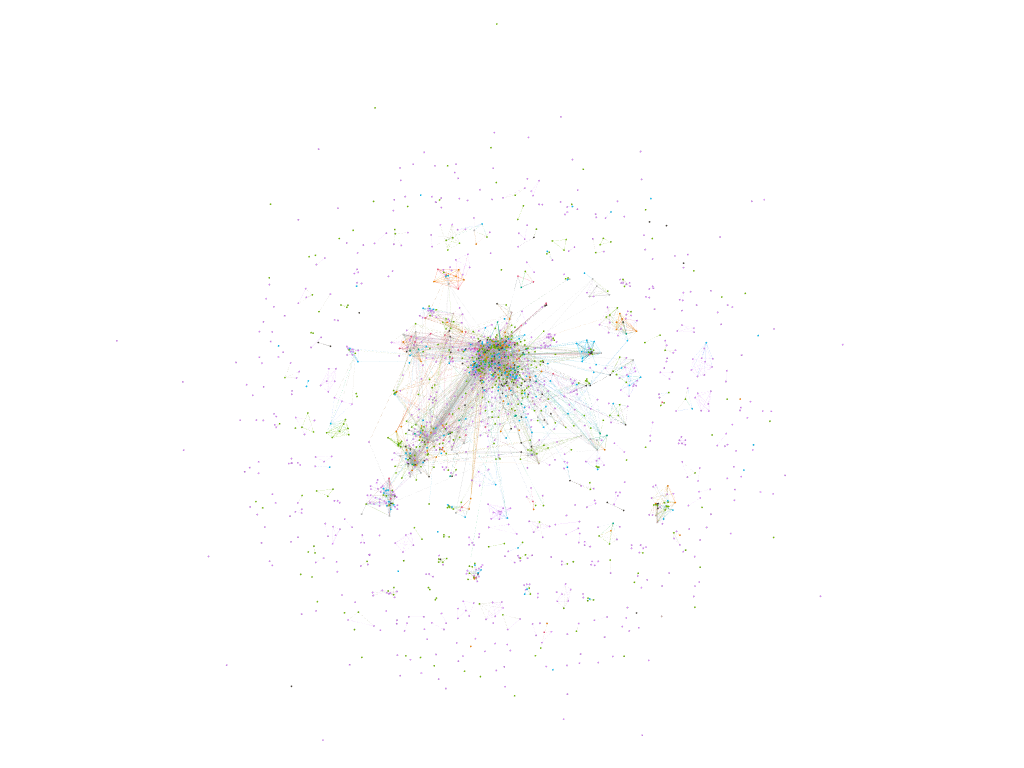
#> input picture IPCNetworkDividedByTimeAndRegion/Images/2013-2015_total.png, 1024 x 768 px; its folder holds only this picture in this run
$ python combinePicture.py   (older library calls are emulated)
#> lines starting #> are read from the running program, lines starting #| are printed output that depends on the picture
from PIL import Image, ImageDraw, ImageFont
import os

# 图片文件夹路径
folder_path = './'
file_path = "./combined_image.png"
# 检查文件是否存在
if os.path.exists(file_path):
    # 删除文件
    os.remove(file_path)
    print(f"文件已被删除。")

# 定义排序顺序
years = ['2013-2015', '2013-2020', '2013-2024']
countries = ['total', '中国', '欧洲专利局','俄罗斯', '美国']

# 读取所有图片文件
files = [f for f in os.listdir(folder_path) if f.endswith('.png')]

# 根据定义的年份和国家顺序进行排序
files.sort(key=lambda x: (years.index(x.split('_')[0]), countries.index(x[:-4].split('_')[1])))

# 假设所有图片大小相同
sample_image = Image.open(os.path.join(folder_path, files[0]))
#> sample_image is the input picture: PIL image 1024x768 RGB; mean R, G, B 253.7, 253.6, 253.6
width, height = sample_image.width, sample_image.height
#> width = 1024; height = 768

# 创建新的画布（背景设为白色），为文本留出额外空间
text_height = 200  # 文本区域的高度
canvas = Image.new('RGB', (5 * width, 3 * (height + text_height)), 'white')
#> canvas: PIL image 5120x2904 RGB; every value is 255

# 选择一个字体和大小
try:
    font = ImageFont.truetype("./times.ttf", 55)
    print("自定义字体加载成功。")
except IOError:
    print("自定义字体加载失败，使用默认字体。")
    font = ImageFont.load_default()  # 默认字体，可能不支持调整大小

# 初始化draw对象
draw = ImageDraw.Draw(canvas)

# 按位置放置每个图片并添加文本
count = 0
# 获取名称
# network_path = '../IPCDividedNetwork'
# file_names = os.listdir(network_path)
# print(file_names)
file_names = ['              2132_6447_0.59_0.60_4.17.gexf', '             1048_1505_0.47_0.85_4.54.gexf', '                333_1089_0.77_0.73_3.28.gexf', '                    289_245_0.41_0.96_2.12.gexf', '                 644_2900_0.81_0.61_3.20.gexf',
              '              5612_29563_0.60_0.43_4.10.gexf', '              3755_11613_0.57_0.69_4.93.gexf', '                 834_3976_0.76_0.58_3.36.gexf', '                   752_885_0.49_0.86_4.45.gexf', '                 1428_10553_0.77_0.37_2.95.gexf',
              '              6563_40362_0.61_0.41_3.93.gexf', '              4465_16207_0.59_0.70_4.64.gexf', '                 1038_5449_0.74_0.48_3.34.gexf', '                   858_1087_0.50_0.85_4.92.gexf', '                 1772v14189_0.75_0.36_2.93.gexf']

for i, file in enumerate(files):
    name = file_names[count][:-5]
    count+=1
    img = Image.open(os.path.join(folder_path, file))
    # 计算放置图片的位置
    x = (i % 5) * width
#> x = 0
    y = (i // 5) * (height + text_height)
#> y = 0
    canvas.paste(img, (x, y))
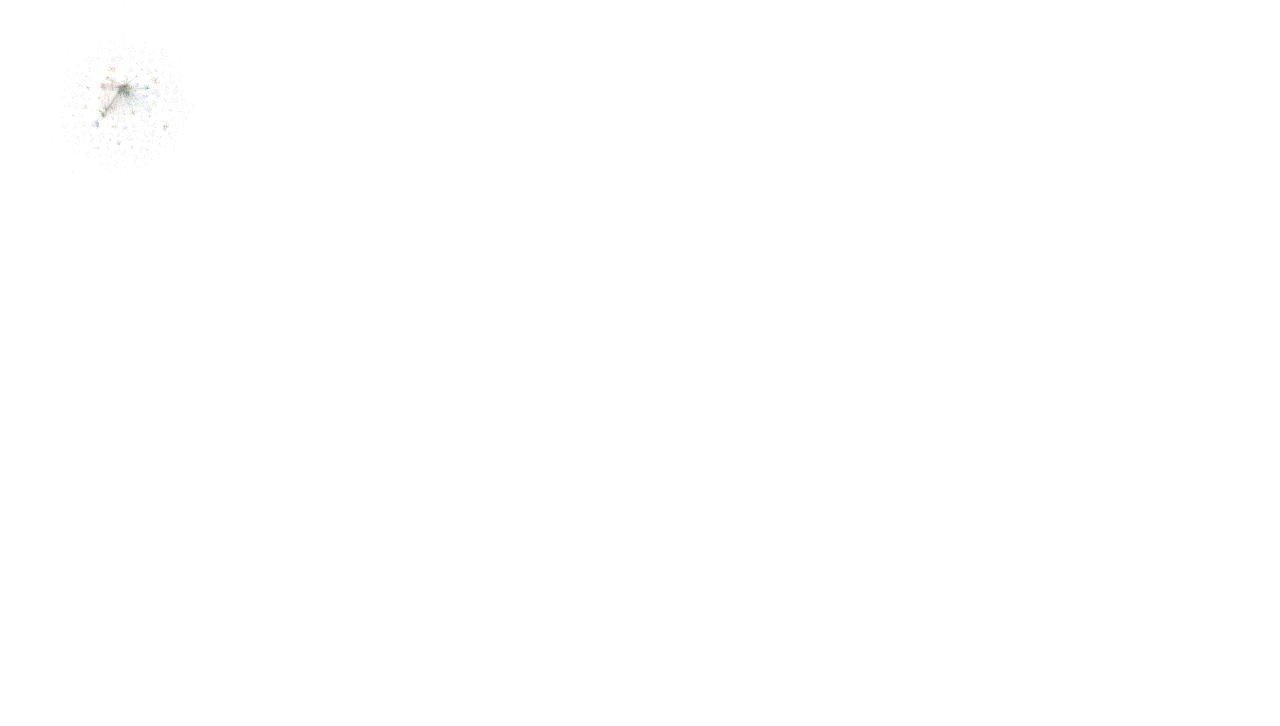
#> canvas: PIL image 5120x2904 RGB (shown at 1/4 size); mean R, G, B 254.9, 254.9, 254.9
    # 计算文本宽度和居中位置
    # text = file[:-4]
    # text_width, _ = draw.textsize(text,font=font)
    # text_x = x + (width - text_width) / 2  # 更新文本x位置以居中
    # 添加文本
    draw.text((x, y + height), name, font=font, fill='black')

# 保存新图片
canvas.save(os.path.join(folder_path, './combined_image.png'))
